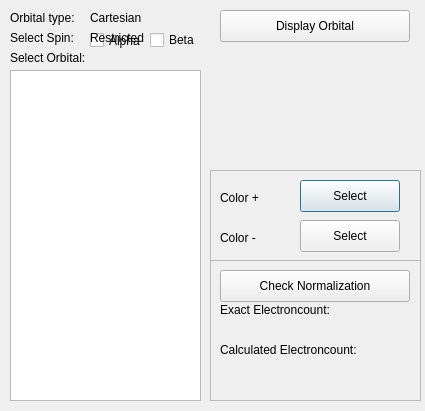
<?xml version="1.0" encoding="UTF-8"?>
<ui version="4.0">
 <class>isoline_dialog</class>
 <widget class="QDialog" name="isoline_dialog">
  <property name="geometry">
   <rect>
    <x>0</x>
    <y>0</y>
    <width>425</width>
    <height>411</height>
   </rect>
  </property>
  <property name="minimumSize">
   <size>
    <width>425</width>
    <height>317</height>
   </size>
  </property>
  <property name="windowTitle">
   <string>Orbitals</string>
  </property>
  <widget class="QLabel" name="label">
   <property name="geometry">
    <rect>
     <x>10</x>
     <y>10</y>
     <width>81</width>
     <height>16</height>
    </rect>
   </property>
   <property name="text">
    <string>Orbital type:</string>
   </property>
  </widget>
  <widget class="QLabel" name="orbTypeLabel">
   <property name="geometry">
    <rect>
     <x>90</x>
     <y>10</y>
     <width>101</width>
     <height>16</height>
    </rect>
   </property>
   <property name="maximumSize">
    <size>
     <width>101</width>
     <height>16</height>
    </size>
   </property>
   <property name="text">
    <string>Cartesian</string>
   </property>
  </widget>
  <widget class="QLabel" name="label_3">
   <property name="geometry">
    <rect>
     <x>10</x>
     <y>50</y>
     <width>91</width>
     <height>16</height>
    </rect>
   </property>
   <property name="text">
    <string>Select Orbital:</string>
   </property>
  </widget>
  <widget class="QTableWidget" name="orbitalSelector">
   <property name="geometry">
    <rect>
     <x>10</x>
     <y>70</y>
     <width>191</width>
     <height>331</height>
    </rect>
   </property>
  </widget>
  <widget class="QLabel" name="label_7">
   <property name="geometry">
    <rect>
     <x>10</x>
     <y>30</y>
     <width>91</width>
     <height>16</height>
    </rect>
   </property>
   <property name="text">
    <string>Select Spin:</string>
   </property>
  </widget>
  <widget class="QCheckBox" name="alphaCheckBox">
   <property name="geometry">
    <rect>
     <x>90</x>
     <y>30</y>
     <width>61</width>
     <height>21</height>
    </rect>
   </property>
   <property name="text">
    <string>Alpha</string>
   </property>
  </widget>
  <widget class="QCheckBox" name="betaCheckBox">
   <property name="geometry">
    <rect>
     <x>150</x>
     <y>30</y>
     <width>61</width>
     <height>20</height>
    </rect>
   </property>
   <property name="text">
    <string>Beta</string>
   </property>
  </widget>
  <widget class="QLabel" name="restrictedLabel">
   <property name="geometry">
    <rect>
     <x>90</x>
     <y>30</y>
     <width>61</width>
     <height>16</height>
    </rect>
   </property>
   <property name="text">
    <string>Restricted</string>
   </property>
  </widget>
  <widget class="QFrame" name="frame">
   <property name="geometry">
    <rect>
     <x>210</x>
     <y>260</y>
     <width>211</width>
     <height>141</height>
    </rect>
   </property>
   <property name="frameShape">
    <enum>QFrame::StyledPanel</enum>
   </property>
   <property name="frameShadow">
    <enum>QFrame::Raised</enum>
   </property>
   <widget class="QLabel" name="label_2">
    <property name="geometry">
     <rect>
      <x>10</x>
      <y>40</y>
      <width>131</width>
      <height>20</height>
     </rect>
    </property>
    <property name="text">
     <string>Exact Electroncount:</string>
    </property>
   </widget>
   <widget class="QLabel" name="label_8">
    <property name="geometry">
     <rect>
      <x>10</x>
      <y>80</y>
      <width>161</width>
      <height>20</height>
     </rect>
    </property>
    <property name="text">
     <string>Calculated Electroncount:</string>
    </property>
   </widget>
   <widget class="QLabel" name="exactCountLabel">
    <property name="geometry">
     <rect>
      <x>10</x>
      <y>60</y>
      <width>131</width>
      <height>20</height>
     </rect>
    </property>
    <property name="text">
     <string/>
    </property>
   </widget>
   <widget class="QPushButton" name="normalizationButton">
    <property name="geometry">
     <rect>
      <x>10</x>
      <y>10</y>
      <width>190</width>
      <height>32</height>
     </rect>
    </property>
    <property name="text">
     <string>Check Normalization</string>
    </property>
    <property name="autoDefault">
     <bool>false</bool>
    </property>
   </widget>
   <widget class="QLabel" name="calculatedCountLabel">
    <property name="geometry">
     <rect>
      <x>10</x>
      <y>100</y>
      <width>131</width>
      <height>20</height>
     </rect>
    </property>
    <property name="text">
     <string/>
    </property>
   </widget>
  </widget>
  <widget class="QPushButton" name="displayMos">
   <property name="geometry">
    <rect>
     <x>220</x>
     <y>10</y>
     <width>190</width>
     <height>32</height>
    </rect>
   </property>
   <property name="text">
    <string>Display Orbital</string>
   </property>
   <property name="autoDefault">
    <bool>false</bool>
   </property>
  </widget>
  <widget class="QFrame" name="frame_3">
   <property name="geometry">
    <rect>
     <x>210</x>
     <y>170</y>
     <width>211</width>
     <height>91</height>
    </rect>
   </property>
   <property name="frameShape">
    <enum>QFrame::StyledPanel</enum>
   </property>
   <property name="frameShadow">
    <enum>QFrame::Raised</enum>
   </property>
   <widget class="QLabel" name="label_12">
    <property name="geometry">
     <rect>
      <x>10</x>
      <y>60</y>
      <width>58</width>
      <height>16</height>
     </rect>
    </property>
    <property name="text">
     <string>Color -</string>
    </property>
   </widget>
   <widget class="QPushButton" name="colorPlusButton">
    <property name="geometry">
     <rect>
      <x>90</x>
      <y>10</y>
      <width>100</width>
      <height>32</height>
     </rect>
    </property>
    <property name="text">
     <string>Select</string>
    </property>
   </widget>
   <widget class="QLabel" name="label_11">
    <property name="geometry">
     <rect>
      <x>10</x>
      <y>20</y>
      <width>58</width>
      <height>16</height>
     </rect>
    </property>
    <property name="text">
     <string>Color +</string>
    </property>
   </widget>
   <widget class="QPushButton" name="colorMinusButton">
    <property name="geometry">
     <rect>
      <x>90</x>
      <y>50</y>
      <width>100</width>
      <height>32</height>
     </rect>
    </property>
    <property name="text">
     <string>Select</string>
    </property>
   </widget>
  </widget>
 </widget>
 <resources/>
 <connections/>
</ui>
